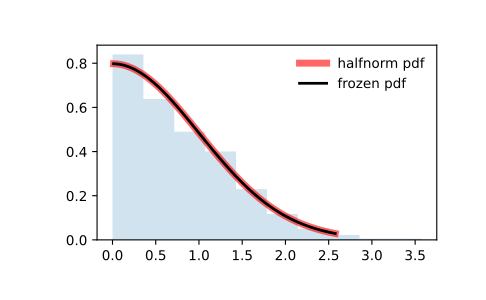

Write the Python code that produced this figure.
from scipy.stats import halfnorm
import matplotlib.pyplot as plt
fig, ax = plt.subplots(1, 1)

# Calculate the first four moments:

mean, var, skew, kurt = halfnorm.stats(moments='mvsk')

# Display the probability density function (``pdf``):

x = np.linspace(halfnorm.ppf(0.01),
                halfnorm.ppf(0.99), 100)
ax.plot(x, halfnorm.pdf(x),
       'r-', lw=5, alpha=0.6, label='halfnorm pdf')

# Alternatively, the distribution object can be called (as a function)
# to fix the shape, location and scale parameters. This returns a "frozen"
# RV object holding the given parameters fixed.

# Freeze the distribution and display the frozen ``pdf``:

rv = halfnorm()
ax.plot(x, rv.pdf(x), 'k-', lw=2, label='frozen pdf')

# Check accuracy of ``cdf`` and ``ppf``:

vals = halfnorm.ppf([0.001, 0.5, 0.999])
np.allclose([0.001, 0.5, 0.999], halfnorm.cdf(vals))
# True

# Generate random numbers:

r = halfnorm.rvs(size=1000)

# And compare the histogram:

ax.hist(r, density=True, histtype='stepfilled', alpha=0.2)
ax.legend(loc='best', frameon=False)
plt.show()
